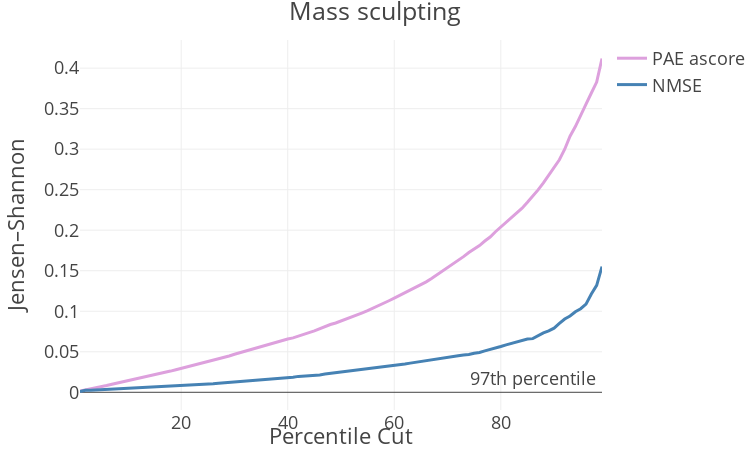

Source (notebook cell):
### Code cell
from scipy.spatial.distance import jensenshannon
pio.templates.default = "presentation"
mjj = dataset['mjj_train']
max_prc = 99
score = train_ascore
n_full, b = np.histogram(mjj, bins=60, density=True)
js_div = {}

for prc in range(1, max_prc+1):
    x_prc = np.percentile(score, prc)
    i_prc = np.where(score >= x_prc)[0]
    n_prc, _ = np.histogram(mjj[i_prc], bins=b, density=True)
    js_div[prc] = jensenshannon(n_full,n_prc)

score = train_mse
js_div_mse = {}
for prc in range(1, max_prc+1):
    x_prc = np.percentile(score, prc)
    i_prc = np.where(score >= x_prc)[0]
    n_prc, _ = np.histogram(mjj[i_prc], bins=b, density=True)
    js_div_mse[prc] = jensenshannon(n_full,n_prc)

fig = go.Figure()
fig.add_trace(
    go.Scatter(x=list(js_div.keys()), y=list(js_div.values()), mode='lines',
        name="PAE ascore", line=dict(color="plum", width=3))
)
fig.add_trace(
    go.Scatter(x=list(js_div_mse.keys()), y=list(js_div_mse.values()), mode='lines',
        name="NMSE", line=dict(color="steelblue", width=3))
)


fig.update_layout(
    title_text = "Mass sculpting",
    xaxis_title = "Percentile Cut",
    yaxis_title = "Jensen–Shannon",
    margin={'l': 80, 'b': 40, 't': 40, 'r': 0},
    width=750, height=450

)
fig.show('vscode')
#fig.write_image("JS-plot.png")

### Figure 1 — Plotly figure (JSON) as saved in the notebook; plotly's stock layout.template omitted (floating-point values rounded to 4 significant figures)
{"data": [{"line": {"color": "plum", "width": 3}, "mode": "lines", "name": "PAE ascore", "type": "scatter", "x": [1, 2, 3, 4, 5, 6, 7, 8, 9, 10, 11, 12, 13, 14, 15, 16, 17, 18, 19, 20, 21, 22, 23, 24, 25, 26, 27, 28, 29, 30, 31, 32, 33, 34, 35, 36, 37, 38, 39, 40, 41, 42, 43, 44, 45, 46, 47, 48, 49, 50, 51, 52, 53, 54, 55, 56, 57, 58, 59, 60, 61, 62, 63, 64, 65, 66, 67, 68, 69, 70, 71, 72, 73, 74, 75, 76, 77, 78, 79, 80, 81, 82, 83, 84, 85, 86, 87, 88, 89, 90, 91, 92, 93, 94, 95, 96, 97, 98, 99], "y": [0.001456, 0.002706, 0.004378, 0.005681, 0.006968, 0.008374, 0.009963, 0.01137, 0.01266, 0.01415, 0.0158, 0.01719, 0.01872, 0.0201, 0.02174, 0.02332, 0.02479, 0.02618, 0.02785, 0.02948, 0.03118, 0.03289, 0.03452, 0.03608, 0.03794, 0.03975, 0.04119, 0.04306, 0.04483, 0.04695, 0.04887, 0.05104, 0.05279, 0.05472, 0.05645, 0.05834, 0.06023, 0.06181, 0.06354, 0.06579, 0.06715, 0.06908, 0.07117, 0.07357, 0.07585, 0.07848, 0.08139, 0.08363, 0.08555, 0.08825, 0.09069, 0.0928, 0.0956, 0.09807, 0.1007, 0.104, 0.1065, 0.11, 0.113, 0.1161, 0.1194, 0.1231, 0.1262, 0.1293, 0.1329, 0.1362, 0.1404, 0.1448, 0.149, 0.1533, 0.1585, 0.1629, 0.1674, 0.1724, 0.1764, 0.1811, 0.1867, 0.1916, 0.1981, 0.2037, 0.2098, 0.2155, 0.2211, 0.2271, 0.2344, 0.2416, 0.2497, 0.2583, 0.2676, 0.2762, 0.2869, 0.2999, 0.316, 0.3279, 0.3429, 0.3557, 0.3693, 0.3827, 0.4119]}, {"line": {"color": "steelblue", "width": 3}, "mode": "lines", "name": "NMSE", "type": "scatter", "x": [1, 2, 3, 4, 5, 6, 7, 8, 9, 10, 11, 12, 13, 14, 15, 16, 17, 18, 19, 20, 21, 22, 23, 24, 25, 26, 27, 28, 29, 30, 31, 32, 33, 34, 35, 36, 37, 38, 39, 40, 41, 42, 43, 44, 45, 46, 47, 48, 49, 50, 51, 52, 53, 54, 55, 56, 57, 58, 59, 60, 61, 62, 63, 64, 65, 66, 67, 68, 69, 70, 71, 72, 73, 74, 75, 76, 77, 78, 79, 80, 81, 82, 83, 84, 85, 86, 87, 88, 89, 90, 91, 92, 93, 94, 95, 96, 97, 98, 99], "y": [0.0009719, 0.002429, 0.002635, 0.002975, 0.003164, 0.003462, 0.003697, 0.003796, 0.004347, 0.004499, 0.004734, 0.005053, 0.005425, 0.005904, 0.006314, 0.007038, 0.007255, 0.00765, 0.007978, 0.008277, 0.008739, 0.009035, 0.00915, 0.009722, 0.01004, 0.01058, 0.01121, 0.01172, 0.01219, 0.01252, 0.01314, 0.0138, 0.01435, 0.0148, 0.01499, 0.01569, 0.01618, 0.01717, 0.01761, 0.01815, 0.01861, 0.01963, 0.02005, 0.02023, 0.02112, 0.02145, 0.02246, 0.02325, 0.02435, 0.02534, 0.02594, 0.02686, 0.02771, 0.02877, 0.0294, 0.02964, 0.03075, 0.03178, 0.0324, 0.03332, 0.0338, 0.03489, 0.036, 0.03712, 0.03792, 0.03892, 0.03999, 0.04104, 0.042, 0.04332, 0.04422, 0.04521, 0.0461, 0.04657, 0.04819, 0.04915, 0.05105, 0.05265, 0.05493, 0.05646, 0.05854, 0.06019, 0.06209, 0.06311, 0.06566, 0.0662, 0.06999, 0.07321, 0.07575, 0.07917, 0.0849, 0.09042, 0.09411, 0.09937, 0.1031, 0.1088, 0.1212, 0.1319, 0.1551]}, {"mode": "text", "showlegend": false, "text": ["97th percentile"], "textposition": "top center", "type": "scatter", "x": [86], "y": [0.003]}], "layout": {"height": 450, "margin": {"b": 40, "l": 80, "r": 0, "t": 40}, "title": {"text": "Mass sculpting"}, "width": 750, "xaxis": {"title": {"text": "Percentile Cut"}}, "yaxis": {"title": {"text": "Jensen–Shannon"}}}}
